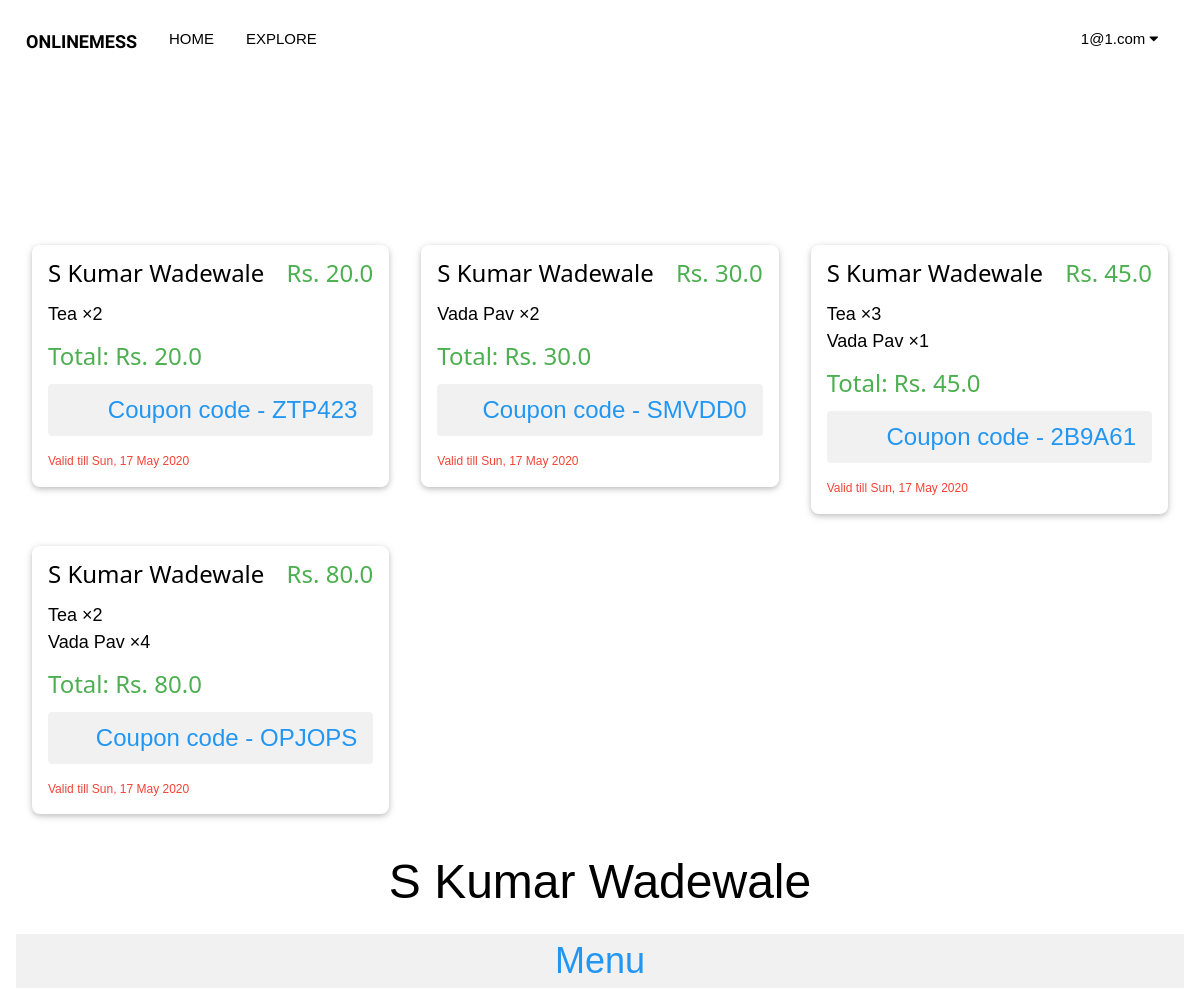
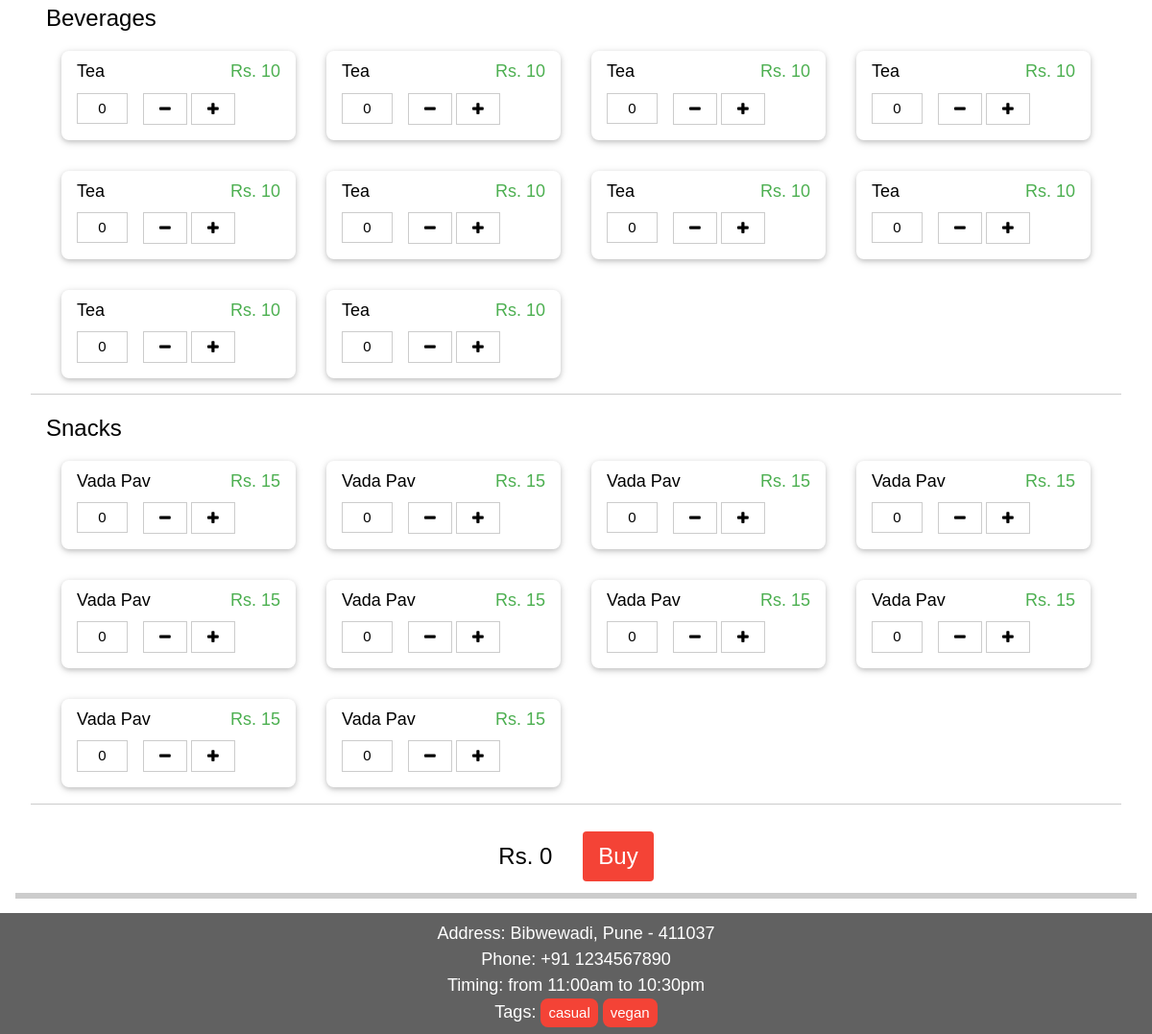
Screenshot of /restaurant/1 (signed in) with the database file from the repository (2 pictures, top to bottom).
### main.py (models this page shows)
class UsersDB(db.Model):
	id = db.Column(db.Integer, primary_key=True)
	first_name = db.Column(db.String(20), nullable=False)
	last_name = db.Column(db.String(20), nullable=False)
	password = db.Column(db.String(128), unique=True)
	email = db.Column(db.String(80))
	account_type = db.Column(db.String(80))
	verified = db.Column(db.Boolean)
	restaurant = db.Column(db.Integer)
	subscriptions = db.Column(db.String(300))

class BillsDB(db.Model):
	id = db.Column(db.Integer, primary_key=True, unique=True)
	creator = db.Column(db.Integer, nullable=False)
	subscriber = db.Column(db.Integer, nullable=False)
	total_price = db.Column(db.Float, nullable=False)
	timestamp = db.Column(db.String, nullable=False)
	active = db.Column(db.Boolean, nullable=False)
	coupon = db.Column(db.String, nullable=False)

class RestaurantsDB(db.Model):
	id = db.Column(db.Integer, primary_key=True, unique=True)
	name = db.Column(db.String(80))
	menu = db.Column(db.String(80))
	rating = db.Column(db.Integer)
	address = db.Column(db.String(80))
	phone = db.Column(db.String(20))
	opening_timing = db.Column(db.String(80))
	closing_timing = db.Column(db.String(80))
	tags = db.Column(db.String(80))
	owner = db.Column(db.Integer)
	images = db.relationship('ImagesDB', backref='parent_rest')
	monthly_items = db.Column(db.String(300))
	vegetarian = db.Column(db.Boolean)
	average_cost = db.Column(db.Float)
	orders = db.Column(db.String)
	main_menu_name = db.Column(db.String)
	main_menu_price = db.Column(db.Float)

class OrdersDB(db.Model):
	id = db.Column(db.Integer, primary_key=True, unique=True)
	bill_id = db.Column(db.Integer, nullable=False)
	item = db.Column(db.String, nullable=False)
	quantity = db.Column(db.Integer, nullable=False)
	price = db.Column(db.Float, nullable=False)

### main.py (the view, shortened to what this page needs)
@app.route("/restaurant/<restaurant_id>", methods=["POST", "GET"])
def restaurant(restaurant_id):
	if "user" in session:
		loggedIn = [session["username"], session["account_type"], session["user"]]
		currentUser = UsersDB.query.filter_by(email=session["user"]).first()
		if currentUser:
			subscribed_list = []
			currentBills = BillsDB.query.filter_by(subscriber=currentUser.id, creator=restaurant_id, active=0b1).all()
			if currentBills:
				updated_subscriptions = currentBills
				for bill in currentBills:
					if bill:
						end_date = datetime.strptime(bill.timestamp, '%Y-%m-%d %H:%M:%S.%f') +timedelta(days=1)
						restaurant = RestaurantsDB.query.filter_by(id=restaurant_id).first()
						if restaurant:
							bill_orders = OrdersDB.query.filter_by(bill_id=bill.id).all()
							items = []
							for order in bill_orders:
								print("Order", order)
								items.append([order.item, order.quantity, order.price])
							subscribed_list.append([restaurant, items, bill.total_price, end_date.strftime("%a, %d %b %Y"), bill.coupon])
	else:
		loggedIn = None
		subscribed_list = None
	currentRest = RestaurantsDB.query.filter_by(id=restaurant_id).first()
	if currentRest:
		menu = []
		for index, item in enumerate(currentRest.menu.split("| "), 0):
			menu.append(item.split("~")+[index])
		print(menu)
		categorized_menu = {}
		for item in menu:
			if item[-2] not in categorized_menu:
				categorized_menu[item[-2]] = []
			categorized_menu[item[-2]].append(item)
		return render_template("restaurant.html", restaurant=currentRest, logged_in=loggedIn, categorized_menu=categorized_menu, subscribed_list=subscribed_list)
	else:
		return render_template("search.html", logged_in=loggedIn)

### templates/restaurant.html (shortened to what this page needs)
{% extends "base.html" %}
{% block css %}
	<link rel="stylesheet" type="text/css" href= "{{ url_for('static',filename='style/restaurant.css') }}">
{% endblock %}
{% block content %}
	{% if subscribed_list %}
		<div class="w3-container">
		{% for restaurant in subscribed_list %}
		<div class="w3-third">
			<div class="w3-card w3-round-large w3-margin w3-hover-shadow">
				<div class="w3-container">
					<h3 class="w3-xlarge">{{restaurant[0].name}}
						<div class="w3-text-green w3-right">Rs. {{restaurant[2]}}</div>
					</h3>
					{% for order in restaurant[1] %}
						<div class="w3-text-black w3-large">
							{{order[0]}} &times;{{order[1]}}
						</div>
					{% endfor %}
					<h3 class="w3-text-green">Total: Rs. {{restaurant[2]}}</h3>
				</div>
				<footer class="w3-container">
					<div class="w3-text-blue w3-light-grey w3-round w3-padding w3-right-align w3-xlarge">Coupon code - {{restaurant[4]}}</div>
					<div class="w3-text-red w3-small w3-margin-top w3-margin-bottom">Valid till {{ restaurant[3] }}</div>
				</footer>
			</div>
		</div>
		{% endfor %}
		</div>
	{% endif %}
	<div class="w3-center w3-xxxlarge w3-margin">{{ restaurant.name }}</div>
	<div class="w3-container">
		<div class="w3-center w3-xxlarge w3-text-blue w3-light-grey">Menu</div>
		<form method="post" id='order_form'>
		{% for category, menu in categorized_menu.items() %}
			<div class="w3-container w3-border-bottom w3-margin">
				<div class="w3-xlarge">{{category}}</div>
				{% for item in menu*10 %}
					{% if item[0] and item[1] %}
					<div class="w3-quarter">
						<div class="w3-card w3-round-large w3-margin w3-hover-shadow">
							<div class="w3-container w3-padding">
								<div class="w3-large w3-twothird">{{ item[0] }}</div>
								<div class="w3-text-green w3-right w3-large w3-rest">Rs. {{ item[1]}}</div>
							</div>
							<footer class="w3-container">
								<div class="w3-button w3-border w3-content w3-margin-bottom" onclick="
									var current_count = parseInt(this.parentElement.children[1].value);
									var current_price = parseInt(document.getElementById('text_total_price').value);
									var item_price = parseInt('{{item[1]|int}}');
									if (current_count >= 1)
									{
										this.parentElement.children[1].value = current_count - 1;
										document.getElementById('text_total_price').value = current_price - item_price;
										document.getElementById('label_total_price').textContent = 'Rs. ' + (current_price-item_price);
									} ">
									<i class="fa fa-minus"></i>
								</div>
									<input type="text" id="item_count" class="w3-padding-small w3-quarter w3-border w3-center w3-input w3-margin-right w3-margin-bottom" value="0" name="text_count_{{item[-1]}}"readonly/>
								<div class="w3-button w3-border w3-content w3-margin-bottom" onclick="
									var current_count = parseInt(this.parentElement.children[1].value);
									var current_price = parseInt(document.getElementById('text_total_price').value);
									var item_price = parseInt('{{item[1]|int}}');
									if (current_count <= 9)
									{
										this.parentElement.children[1].value = current_count + 1;
										document.getElementById('text_total_price').value = current_price + item_price;
										document.getElementById('label_total_price').textContent = 'Rs. ' + (current_price+item_price);
									} ">
									<i class="fa fa-plus"></i>
								</div>
							</footer>
						</div>
					</div>
					{% endif %}
				{% endfor %}
			</div>
		{% endfor %}
		<div class="w3-container w3-padding-large w3-bottombar" style="text-align: center; display: flex; align-items: center; justify-content: center;">
			<label id="label_total_price" class="w3-xlarge w3-margin-right">Rs. 0</label>
			<input type="button" name="button_order" value="Buy" class="w3-button w3-xlarge w3-hover-green w3-red w3-round w3-large w3-margin-left"
			onclick="
			var total_price = parseInt(document.getElementById('text_total_price').value);
			if (total_price > 0)
			{
				document.getElementById('order_form').submit();
			}" />
		</div>
		</form>
	</div>
		<div class="w3-large w3-center w3-dark-grey w3-padding">
			Address: {{restaurant.address}}<br/>
			Phone: {{restaurant.phone}}<br/>
			Timing: from {{restaurant.opening_timing}} to {{restaurant.closing_timing}}<br/>
			Tags: {% for tag in restaurant.tags.split(", ") %}
					<a href="/search?text_query_name={{tag}}" class=" w3-button w3-red w3-round-large w3-padding-small w3-medium">{{tag}}</a>
				{% endfor %}
{% endblock %}

### templates/base.html (shortened to what this page needs)
<html>
<head>
	<link rel="stylesheet" href="{{ url_for('static', filename='style/base.css') }}">
	<link rel="stylesheet" href="{{ url_for('static', filename='style/w3css.css')}}">
    <link rel="stylesheet" href="https://cdnjs.cloudflare.com/ajax/libs/font-awesome/4.7.0/css/font-awesome.min.css">
	{% block css %}{% endblock %}
</head>
<body>
<div class="w3-bar navbar w3-acp-dark-white"style="height: 11vh;display:block;justify-content:space-between;overflow: hidden;align-items: center;text-transform: uppercase;padding: 20px 10px !important;">
	<p class="w3-bar-item w3-large" style="margin: 0">
		<b style="font-family: 'Balsamiq Sans', serif;">OnlineMess</b>
	</p>
	<a href="/home" class="w3-bar-item w3-button w3-hide-small">Home</a>
	<a href="/search?text_query_name=" class="w3-bar-item w3-button w3-hide-small">Explore</a>
	{% if logged_in %}
		<div class="w3-dropdown-click w3-right w3-margin-right w3-hide-small">
			<button class="w3-button" onclick="displayUserSettings()">
				{{ logged_in[0] }} <i class="fa fa-caret-down"></i>
			</button>
		</div>
	{% endif %}
</div>
<main>
	{% block content %}{% endblock %}
</main>
</body>
</html>

### static/style/w3css.css (style rules this page uses)
html { box-sizing:border-box }
*,*:before,*:after { box-sizing:inherit }
html { -ms-text-size-adjust:100%;-webkit-text-size-adjust:100% }
body { margin:0 }
article,aside,details,figcaption,figure,footer,header,main,menu,nav,section { display:block }
a { background-color:transparent }
b,strong { font-weight:bolder }
button,input,select,textarea,optgroup { font:inherit;margin:0 }
button,input { overflow:visible }
button,select { text-transform:none }
button,[type=button],[type=reset],[type=submit] { -webkit-appearance:button }
html,body { font-family:Verdana,sans-serif;font-size:15px;line-height:1.5 }
html { overflow-x:hidden }
h3 { font-size:24px }
h1,h2,h3,h4,h5,h6 { font-family:"Segoe UI",Arial,sans-serif;font-weight:400;margin:10px 0 }
a { color:inherit }
.w3-btn,.w3-button { border:none;display:inline-block;padding:8px 16px;vertical-align:middle;overflow:hidden;text-decoration:none;color:inherit;background-color:inherit;text-align:center;cursor:pointer;white-space:nowrap }
.w3-btn,.w3-button { -webkit-touch-callout:none;-webkit-user-select:none;-khtml-user-select:none;-moz-user-select:none;-ms-user-select:none;user-select:none }
.w3-input { padding:8px;display:block;border:none;border-bottom:1px solid #ccc;width:100% }
.w3-dropdown-click,.w3-dropdown-hover { position:relative;display:inline-block;cursor:pointer }
.w3-bar { width:100%;overflow:hidden }
.w3-bar .w3-bar-item { padding:8px 16px;float:left;width:auto;border:none;display:block;outline:0 }
.w3-bar .w3-dropdown-hover,.w3-bar .w3-dropdown-click { position:static;float:left }
.w3-bar .w3-button { white-space:normal }
.w3-container:after,.w3-container:before,.w3-panel:after,.w3-panel:before,.w3-row:after,.w3-row:before,.w3-row-padding:after,.w3-row-padding:before, .w3-cell-row:before,.w3-cell-row:after,.w3-clear:after,.w3-clear:before,.w3-bar:before,.w3-bar:after { content:"";display:table;clear:both }
.w3-col,.w3-half,.w3-third,.w3-twothird,.w3-threequarter,.w3-quarter { float:left;width:100% }
@media (min-width:601px) { .w3-col.m3,.w3-quarter { width:24.99999% } }
@media (min-width:601px) { .w3-col.m4,.w3-third { width:33.33333% } }
@media (min-width:601px) { .w3-col.m8,.w3-twothird { width:66.66666% } }
.w3-rest { overflow:hidden }
.w3-content,.w3-auto { margin-left:auto;margin-right:auto }
.w3-content { max-width:980px }
.w3-round,.w3-round-medium { border-radius:4px }
.w3-round-large { border-radius:8px }
.w3-container,.w3-panel { padding:0.01em 16px }
.w3-card,.w3-card-2 { box-shadow:0 2px 5px 0 rgba(0,0,0,0.16),0 2px 10px 0 rgba(0,0,0,0.12) }
.w3-small { font-size:12px!important }
.w3-medium { font-size:15px!important }
.w3-large { font-size:18px!important }
.w3-xlarge { font-size:24px!important }
.w3-xxlarge { font-size:36px!important }
.w3-xxxlarge { font-size:48px!important }
.w3-right-align { text-align:right!important }
.w3-center { text-align:center!important }
.w3-border { border:1px solid #ccc!important }
.w3-border-bottom { border-bottom:1px solid #ccc!important }
.w3-bottombar { border-bottom:6px solid #ccc!important }
.w3-margin { margin:16px!important }
.w3-margin-top { margin-top:16px!important }
.w3-margin-bottom { margin-bottom:16px!important }
.w3-margin-left { margin-left:16px!important }
.w3-margin-right { margin-right:16px!important }
.w3-padding-small { padding:4px 8px!important }
.w3-padding { padding:8px 16px!important }
.w3-padding-large { padding:12px 24px!important }
.w3-right { float:right!important }
.w3-red,.w3-hover-red:hover { color:#fff!important;background-color:#f44336!important }
.w3-light-grey,.w3-hover-light-grey:hover,.w3-light-gray,.w3-hover-light-gray:hover { color:#000!important;background-color:#f1f1f1!important }
.w3-dark-grey,.w3-hover-dark-grey:hover,.w3-dark-gray,.w3-hover-dark-gray:hover { color:#fff!important;background-color:#616161!important }
.w3-text-blue,.w3-hover-text-blue:hover { color:#2196F3!important }
.w3-text-green,.w3-hover-text-green:hover { color:#4CAF50!important }
.w3-text-red,.w3-hover-text-red:hover { color:#f44336!important }
.w3-text-black,.w3-hover-text-black:hover { color:#000!important }

### rows the page displays
UsersDB: email "1@1.com"
BillsDB: name "S Kumar Wadewale", total_price "20.0", coupon "ZTP423", total_price "Sun, 17 May 2020"
OrdersDB: item "Tea", quantity "2"
BillsDB: name "S Kumar Wadewale", total_price "30.0", coupon "SMVDD0", restaurant "Sun, 17 May 2020"
OrdersDB: item "Vada Pav", bill "2"
BillsDB: name "S Kumar Wadewale", total_price "45.0", coupon "2B9A61", restaurant "Sun, 17 May 2020"
OrdersDB: item "Tea", bill "3"
OrdersDB: item "Vada Pav", quantity "1"
BillsDB: name "S Kumar Wadewale", total_price "80.0", coupon "OPJOPS", restaurant "Sun, 17 May 2020"
OrdersDB: item "Tea", quantity "2"
OrdersDB: item "Vada Pav", bill "4"
RestaurantsDB: name "S Kumar Wadewale", address "Bibwewadi, Pune - 411037", phone "+91 1234567890", opening_timing "11:00am", closing_timing "10:30pm"

### other values shown
{{ category }} "Beverages" "Snacks"
{{ item[0] }} "Tea" "Tea" "Tea" "Tea" "Tea" "Tea" "Tea" "Tea" "Tea" "Tea" "Vada Pav" "Vada Pav" "Vada Pav" "Vada Pav" "Vada Pav" "Vada Pav" "Vada Pav" "Vada Pav" "Vada Pav" "Vada Pav"
{{ item[1] }} "10" "10" "10" "10" "10" "10" "10" "10" "10" "10" "15" "15" "15" "15" "15" "15" "15" "15" "15" "15"
{{ tag }} "casual" "vegan"
